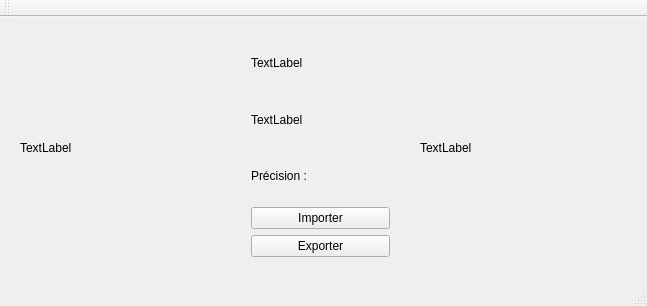
<?xml version="1.0" encoding="UTF-8"?>
<ui version="4.0">
 <class>MainWindow</class>
 <widget class="QMainWindow" name="MainWindow">
  <property name="geometry">
   <rect>
    <x>0</x>
    <y>0</y>
    <width>647</width>
    <height>306</height>
   </rect>
  </property>
  <property name="windowTitle">
   <string>MainWindow</string>
  </property>
  <widget class="QWidget" name="centralWidget">
   <widget class="QLabel" name="label">
    <property name="geometry">
     <rect>
      <x>20</x>
      <y>0</y>
      <width>211</width>
      <height>261</height>
     </rect>
    </property>
    <property name="text">
     <string>TextLabel</string>
    </property>
   </widget>
   <widget class="QLabel" name="label_2">
    <property name="geometry">
     <rect>
      <x>420</x>
      <y>0</y>
      <width>211</width>
      <height>261</height>
     </rect>
    </property>
    <property name="text">
     <string>TextLabel</string>
    </property>
   </widget>
   <widget class="QWidget" name="">
    <property name="geometry">
     <rect>
      <x>240</x>
      <y>10</y>
      <width>161</width>
      <height>241</height>
     </rect>
    </property>
    <layout class="QVBoxLayout" name="verticalLayout">
     <item>
      <widget class="QLabel" name="label_3">
       <property name="text">
        <string>TextLabel</string>
       </property>
      </widget>
     </item>
     <item>
      <widget class="QLabel" name="label_4">
       <property name="text">
        <string>TextLabel</string>
       </property>
      </widget>
     </item>
     <item>
      <widget class="QLabel" name="label_5">
       <property name="text">
        <string>Précision :</string>
       </property>
      </widget>
     </item>
     <item>
      <widget class="QPushButton" name="pushButton">
       <property name="text">
        <string>Importer</string>
       </property>
      </widget>
     </item>
     <item>
      <widget class="QPushButton" name="pushButton_2">
       <property name="text">
        <string>Exporter</string>
       </property>
      </widget>
     </item>
    </layout>
   </widget>
  </widget>
  <widget class="QMenuBar" name="menuBar">
   <property name="geometry">
    <rect>
     <x>0</x>
     <y>0</y>
     <width>647</width>
     <height>21</height>
    </rect>
   </property>
  </widget>
  <widget class="QToolBar" name="mainToolBar">
   <attribute name="toolBarArea">
    <enum>TopToolBarArea</enum>
   </attribute>
   <attribute name="toolBarBreak">
    <bool>false</bool>
   </attribute>
  </widget>
  <widget class="QStatusBar" name="statusBar"/>
 </widget>
 <layoutdefault spacing="6" margin="11"/>
 <resources/>
 <connections/>
</ui>
